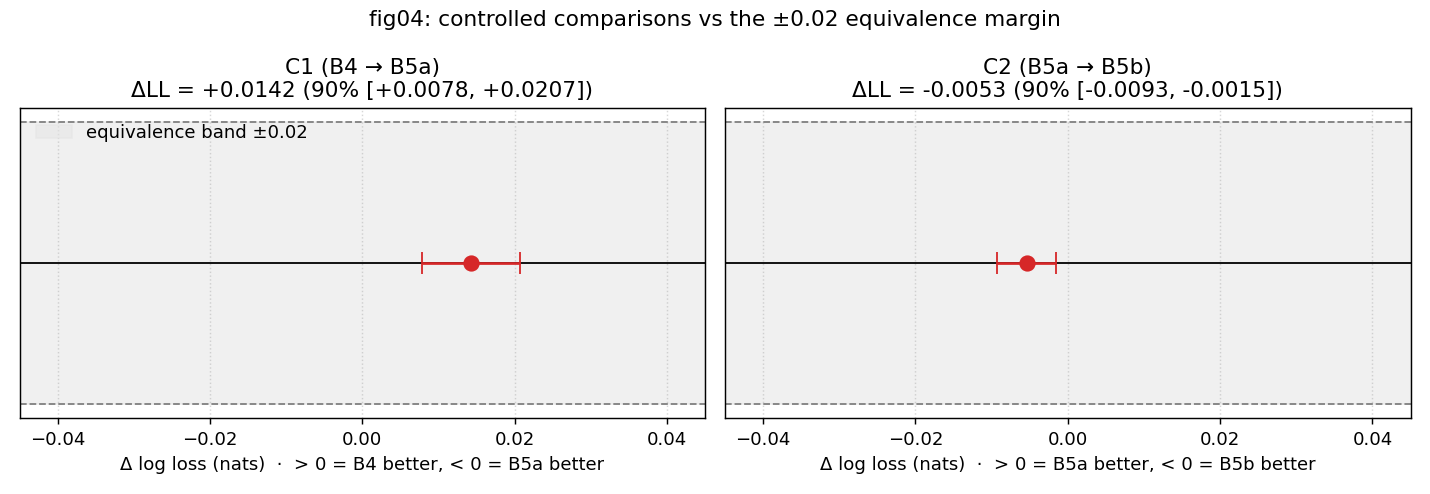
#> input picture products/figures/fig04_c_equivalence.png, 1430 x 494 px
$ python slide_assets.py ../../products/slides/Market-Audit/assets/fig04.png
#> lines starting #> are read from the running program, lines starting #| are printed output that depends on the picture
#!/usr/bin/env python3
# -*- coding: utf-8 -*-
"""为幻灯片裁切 `products/figures/` 的成品图，产出 `products/slides/Market-Audit/assets/`。

放在 src/report/ 而非 scripts/：仓库 `.gitignore` 整体忽略 scripts/（见 README §4.2），
放那里会导致这份资产无法从仓库重建。

为什么需要它：报告用的成品图在图片内部带了 `figNN · ...` 的总标题，而幻灯片每页
自有页标题，二者叠加会重复；`fig08` 是 H3/H4 双面板，幻灯片页 7 与页 8 各只取一半。
本脚本只做**裁切**，不改任何像素内容，因此不会与报告图产生口径分歧。

只依赖 Pillow（matplotlib 的附属依赖），不新增锁定依赖。

用法：
    python -m src.report.slide_assets            # 生成并打印产物清单
    python -m src.report.slide_assets --check    # 只校验产物是否存在且尺寸正确
"""

from __future__ import annotations

import sys
from pathlib import Path

from PIL import Image

ROOT = Path(__file__).resolve().parents[2]
SRC = ROOT / "products" / "figures"
DST = ROOT / "products" / "slides" / "Market-Audit" / "assets"

# (源文件, 输出名, 左, 上, 右, 下)；右/下为 None 表示取到边界。
# 上边界的取值口径：切在「图内总标题」与「面板小标题」之间的空白带，保留面板小标题。
CROPS = [
    ("fig04_c_equivalence.png", "fig04.png", 0, 30, None, None),
    ("fig05_model_reliability.png", "fig05.png", 0, 90, None, None),
    ("fig06_market_calibration.png", "fig06.png", 0, 88, None, None),
    ("fig07_market_gap.png", "fig07.png", 0, 42, None, None),
    # fig08 双面板：左＝H3 系数，右＝H4 相对变化。切点落在两面板之间的空白，右侧
    # 保留 70px 重叠，避免切掉右面板的 y 轴类别标签。
    ("fig08_localisation_recal.png", "fig08_left.png", 0, 78, 1858, None),
    ("fig08_localisation_recal.png", "fig08_right.png", 1838, 78, None, None),
]


def main() -> int:
    check = "--check" in sys.argv
    DST.mkdir(parents=True, exist_ok=True)
    rows = []
    for name, out, left, top, right, bottom in CROPS:
        src = SRC / name
        dst = DST / out
        if not src.exists():
            print(f"MISSING SOURCE: {src}")
            return 1
        im = Image.open(src)
#> im is the input picture: PIL image 1430x494 RGBA; mean R, G, B, A 238.5, 238.3, 238.3, 255
        box = (
            left,
            top,
            right if right is not None else im.width,
            bottom if bottom is not None else im.height,
        )
#> box = (0, 30, 1430, 494)
        if check:
            if not dst.exists():
                print(f"MISSING OUTPUT: {dst.name}")
                return 1
            got = Image.open(dst).size
            want = (box[2] - box[0], box[3] - box[1])
            if got != want:
                print(f"SIZE MISMATCH: {dst.name} {got} != {want}")
                return 1
            rows.append((dst.name, *got))
            continue
        im.crop(box).save(dst, optimize=True)
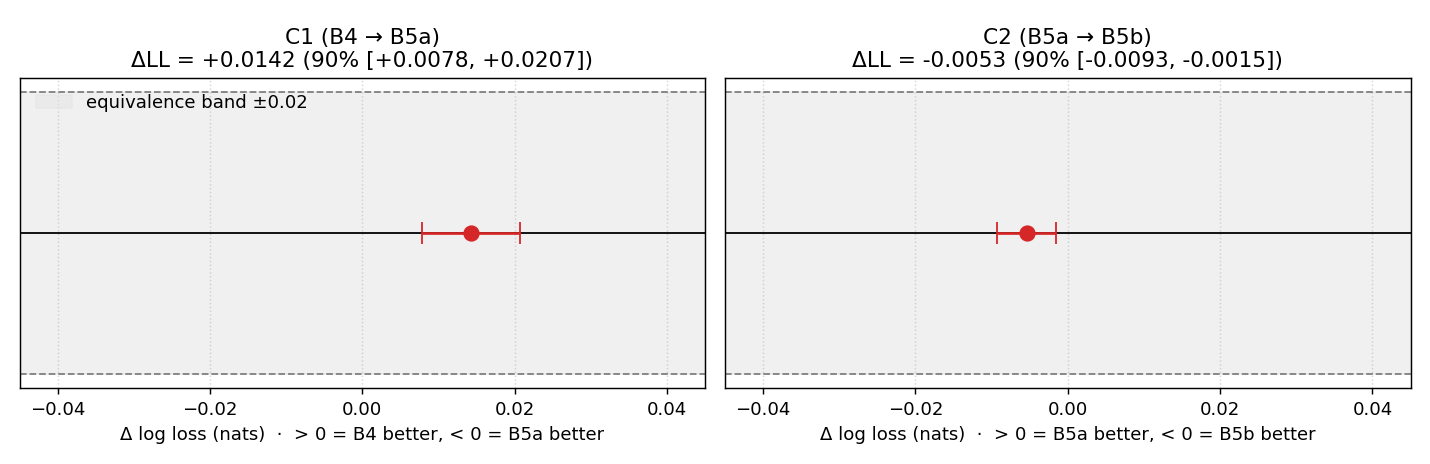
#> saved as fig04.png: PIL image 1430x464 RGBA; mean R, G, B, A 238.6, 238.3, 238.3, 255
        rows.append((dst.name, box[2] - box[0], box[3] - box[1]))
#> pass 2 of the loop in main, `for name, out, left, top, right, bottom in CROPS:`:
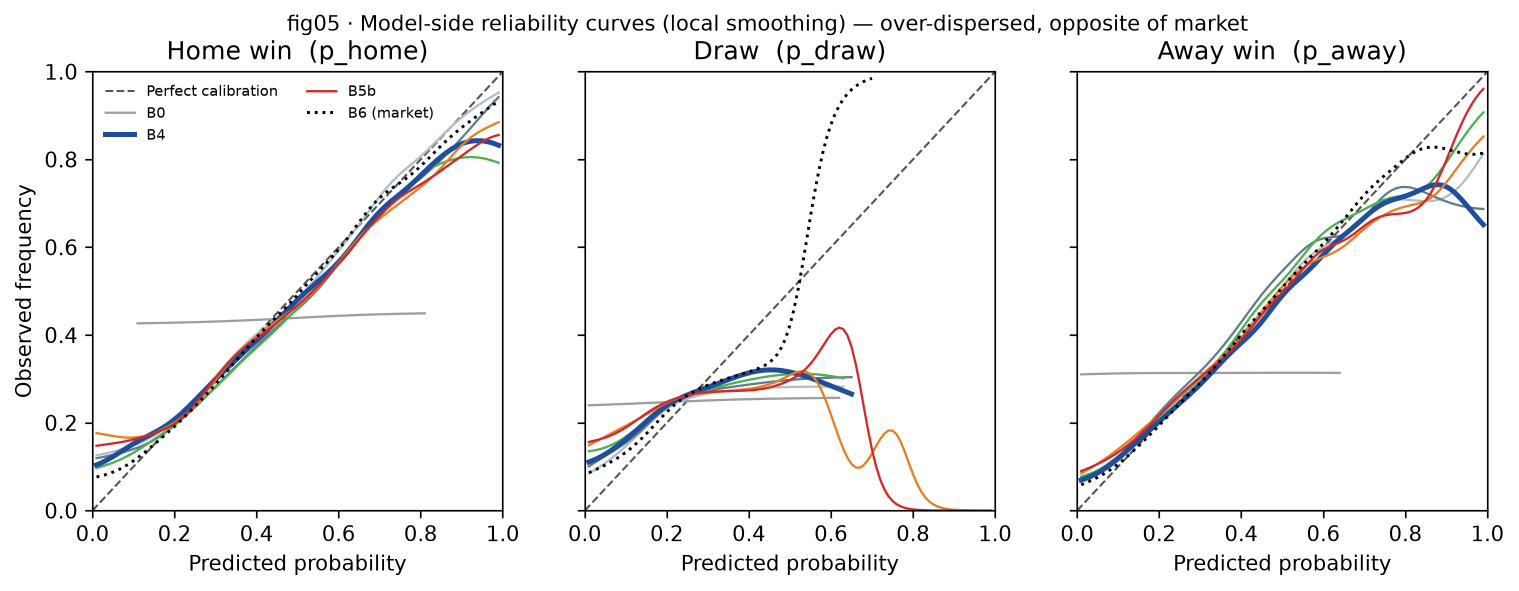
#> input picture products/figures/fig05_model_reliability.png, 3038 x 1181 px (shown at 1/2 size)
#> in main, im is the input picture: PIL image 3038x1181 RGBA; mean R, G, B, A 244.6, 244.1, 244.2, 255
#> in main, `im.crop(box).save(dst, optimize=True)`:
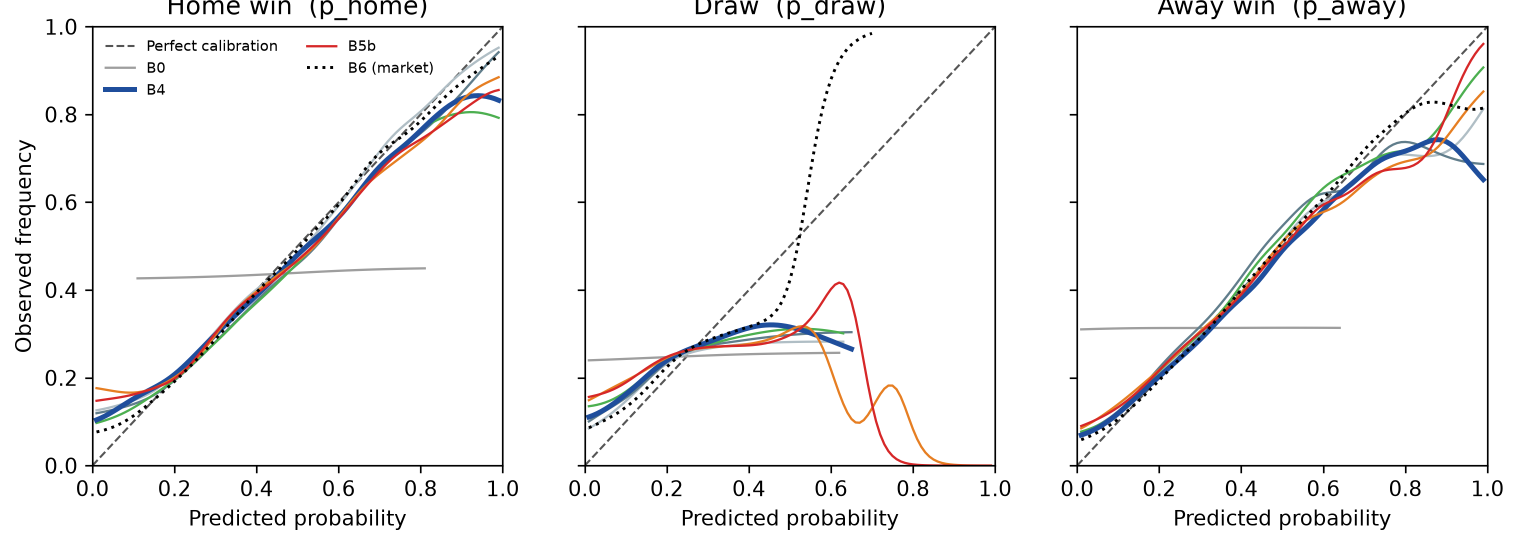
#> saved as fig05.png: PIL image 3038x1091 RGBA (shown at 1/2 size); mean R, G, B, A 244.9, 244.5, 244.6, 255
#> pass 3 of the loop in main, `for name, out, left, top, right, bottom in CROPS:`:
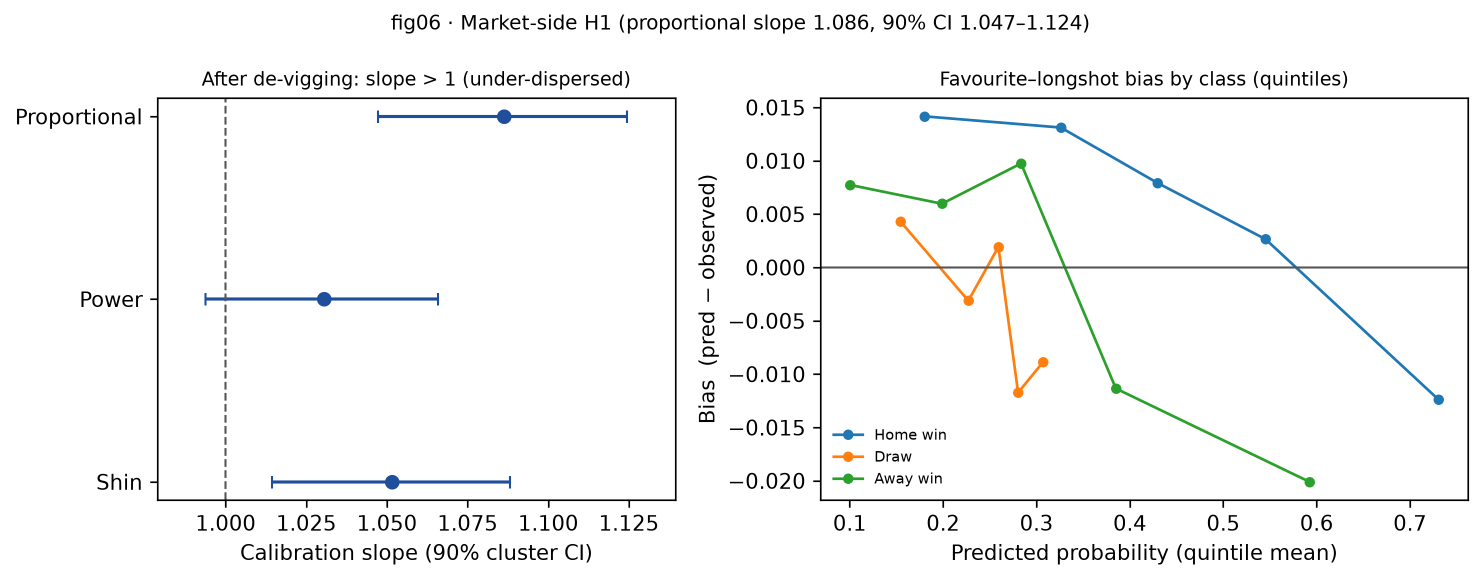
#> input picture products/figures/fig06_market_calibration.png, 2966 x 1160 px (shown at 1/2 size)
#> in main, im is the input picture: PIL image 2966x1160 RGBA; mean R, G, B, A 246, 246.5, 246.4, 255
#> in main, `im.crop(box).save(dst, optimize=True)`:
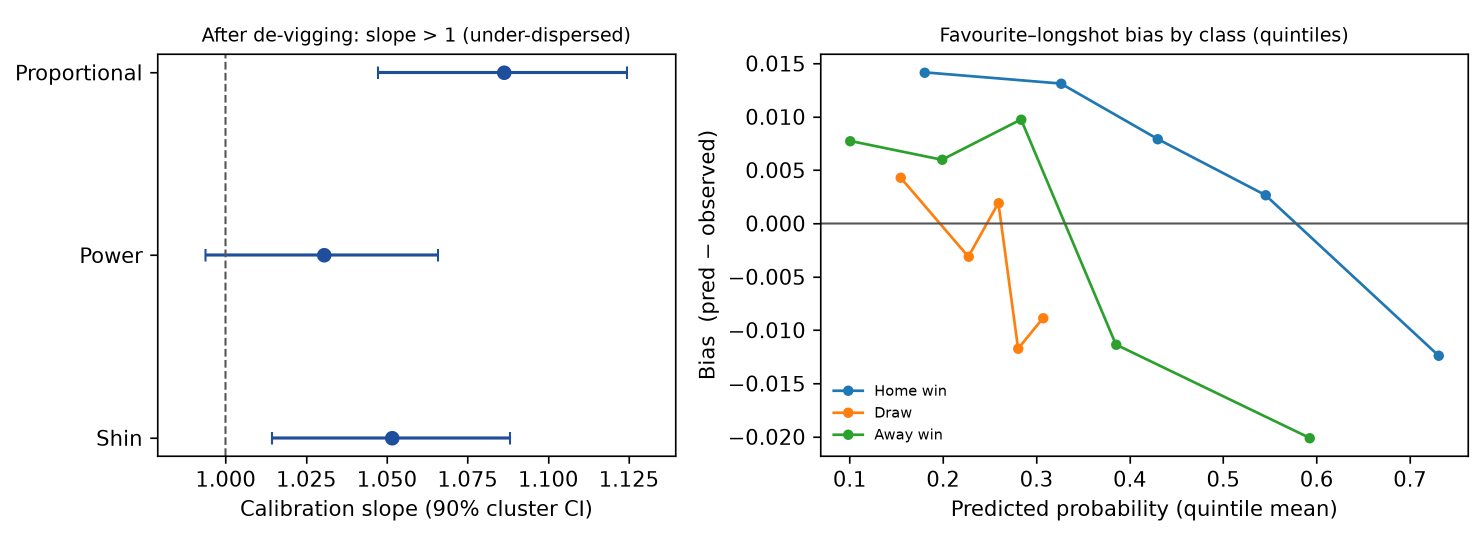
#> saved as fig06.png: PIL image 2966x1072 RGBA (shown at 1/2 size); mean R, G, B, A 246.1, 246.6, 246.5, 255
#> the loop made 4 passes; the first 3 are shown

    print(f"{'asset':<18}{'w':>6}{'h':>7}{'ratio':>8}")
    for name, w, h in rows:
        print(f"{name:<18}{w:>6}{h:>7}{w / h:>8.2f}")
    print(f"\n{len(rows)} assets -> {DST}")
    return 0


if __name__ == "__main__":
#> (the run stopped early here; a loop or call above may not have finished)
